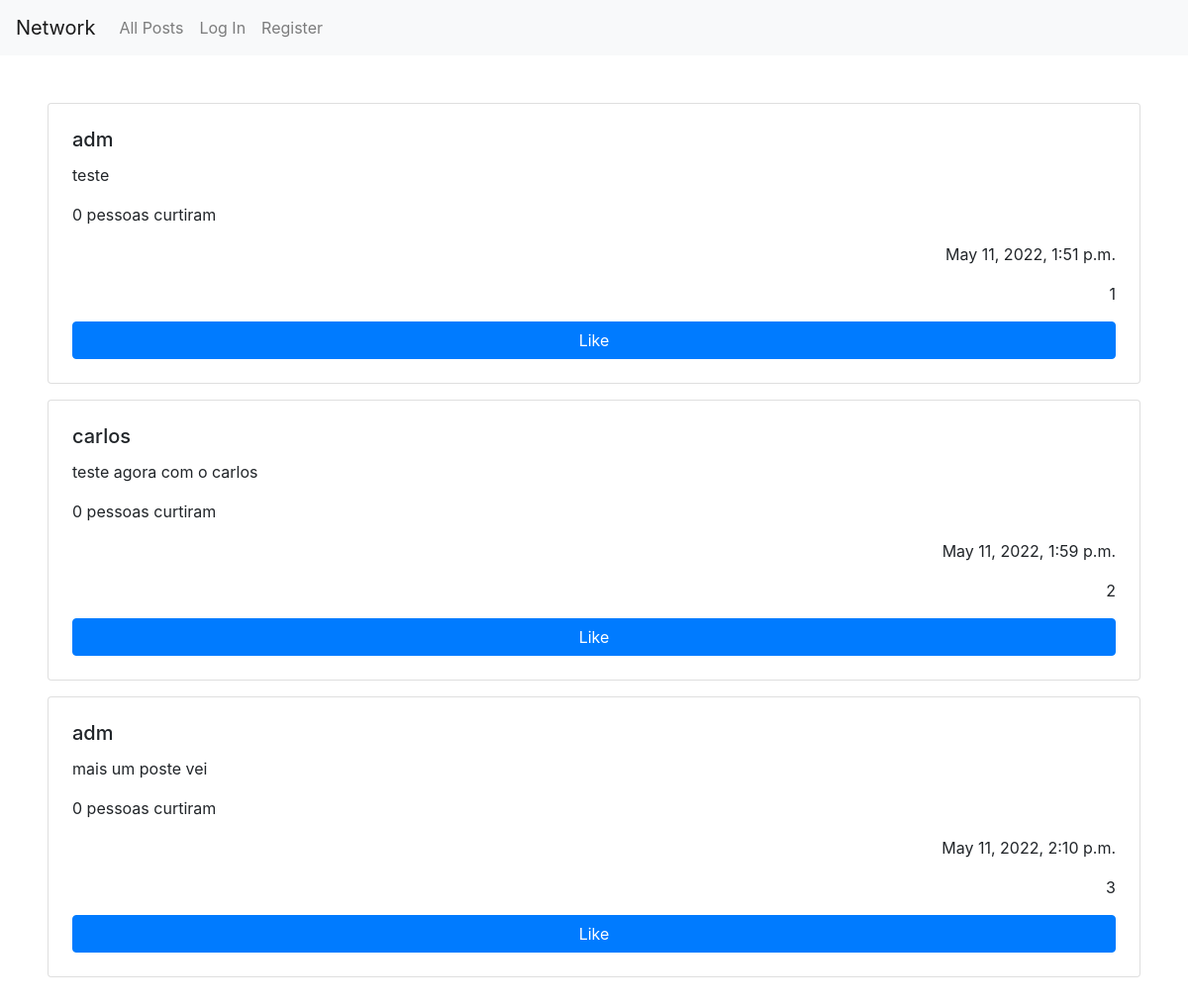
The page / on the database its author committed.
### network/models.py (models this page shows, shortened)
class Post(models.Model):
    username = models.CharField(max_length=30)
    post_body = models.CharField(max_length=144, blank=False)
    created = models.DateTimeField(auto_now_add=True)
    likes = models.IntegerField()

### network/views.py (the view, shortened to what this page needs)
# urls.py: path("", views.index, name="index"),
def index(request):
    all_posts = Post.objects.all()
    print(request.method)
    return render(request, "network/index.html", {"posts": all_posts})

### network/templates/network/index.html (shortened to what this page needs)
{% extends "network/layout.html" %}
{% load static %}
{% block body %}
{% for post in posts %}
<div class="card p-4 my-3">
    <h5 class="card-title">{{post.username}}</h5>
    <p class="card-text">{{post.post_body}}</p>
    <p>{{post.likes}} pessoas curtiram</p>
    <p class="text-right">{{post.created}}</p>
    <p class="text-right">{{post.id}}</p>
    <button onclick="likepost({{post.id}})" class="btn btn-primary">Like</button>
</div>
{% endfor %}
{% endblock %}

### network/templates/network/layout.html (shortened to what this page needs)
{% load static %}
<!DOCTYPE html>
<html lang="en">
    <head>
        <link rel="stylesheet" href="https://stackpath.bootstrapcdn.com/bootstrap/4.4.1/css/bootstrap.min.css">
        <link href="{% static 'network/styles.css' %}" rel="stylesheet">
    </head>
    <body>
        <nav class="navbar navbar-expand-lg navbar-light bg-light">
            <a class="navbar-brand" href="#">Network</a>
            <div>
              <ul class="navbar-nav mr-auto">
                <li class="nav-item">
                  <a class="nav-link" href="{% url 'index' %}">All Posts</a>
                </li>
                {% if user.is_authenticated %}
                    <li class="nav-item">
                        <a class="nav-link" href="#">Following</a>
                    </li>
                    <li class="nav-item">
                        <a class="nav-link" href="{% url 'logout' %}">Log Out</a>
                    </li>
                {% else %}
                    <li class="nav-item">
                        <a class="nav-link" href="{% url 'login' %}">Log In</a>
                    </li>
                    <li class="nav-item">
                        <a class="nav-link" href="{% url 'register' %}">Register</a>
                    </li>
                {% endif %}
              </ul>
            </div>
          </nav>
        <div class="body m-5">
            {% block body %}
            {% endblock %}
        </div>
    </body>
</html>

### rows shown on the page
Post: username "adm", post_body "teste", likes "0", created "May 11, 2022, 1:51 p.m.", id "1"
Post: username "carlos", post_body "teste agora com o carlos", likes "0", created "May 11, 2022, 1:59 p.m.", id "2"
Post: username "adm", post_body "mais um poste vei", likes "0", created "May 11, 2022, 2:10 p.m.", id "3"
